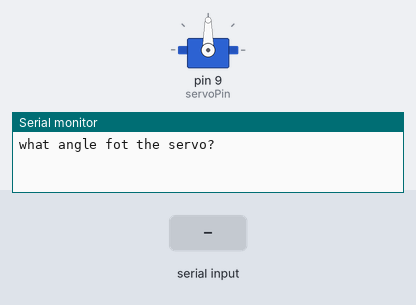
A sketch run on a simulated Arduino Uno, built with avr-gcc and run on an emulated ATmega328P. Shown: servo, the last lines printed to the serial monitor. The test bench sets the inputs (shaded band).

Above: at 1.2 s.
1.3 s: "30,150\n" received over Serial
At 2.8 s:
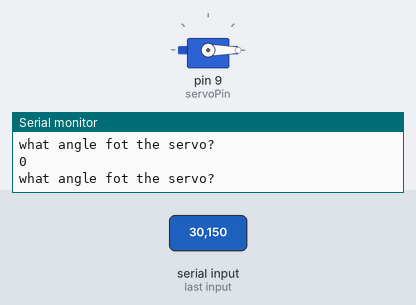
3.8 s: "90,45\n" received over Serial
At 4.6 s:
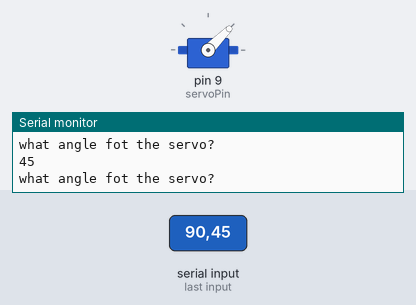
6.3 s: "200\n" received over Serial
At 7.0 s:
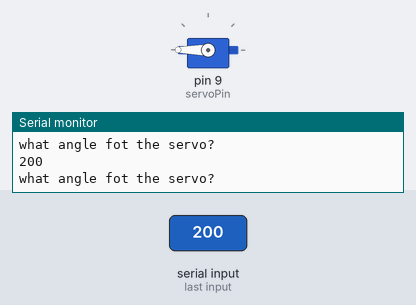
Timing chart, 0 to 9.3 s (numbered marks = the images above; inputs shaded):
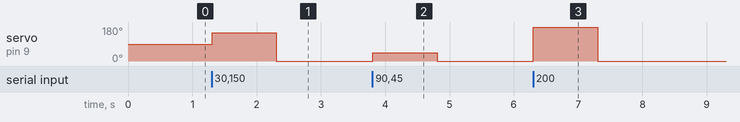

The sketch:

Servo.ino
```cpp
#include<Servo.h>
int servoPin = 9;
int servoPos;
Servo myServo;

void setup() {
  // put your setup code here, to run once:
  Serial.begin(9600);
  myServo.attach(servoPin);
}

void loop() {

  Serial.println("what angle fot the servo?");

  while(Serial.available() == 0){
  // Serial.println(Serial.available());
  }
  servoPos = Serial.parseInt();
  myServo.write(servoPos);
  // put your main code here, to run repeatedly:
  fflush(stdin);
  Serial.println(servoPos);
}
```

Measured:
- after the input at 1.3 s, servo on pin 9 (servoPin): 90° → 150° at once, → 0° 1.0 s later
- after the input at 3.8 s, servo on pin 9 (servoPin): 0° → 45° at once, → 0° 1.0 s later
- after the input at 6.3 s, servo on pin 9 (servoPin): 0° → 180° at once, → 0° 1.0 s later
